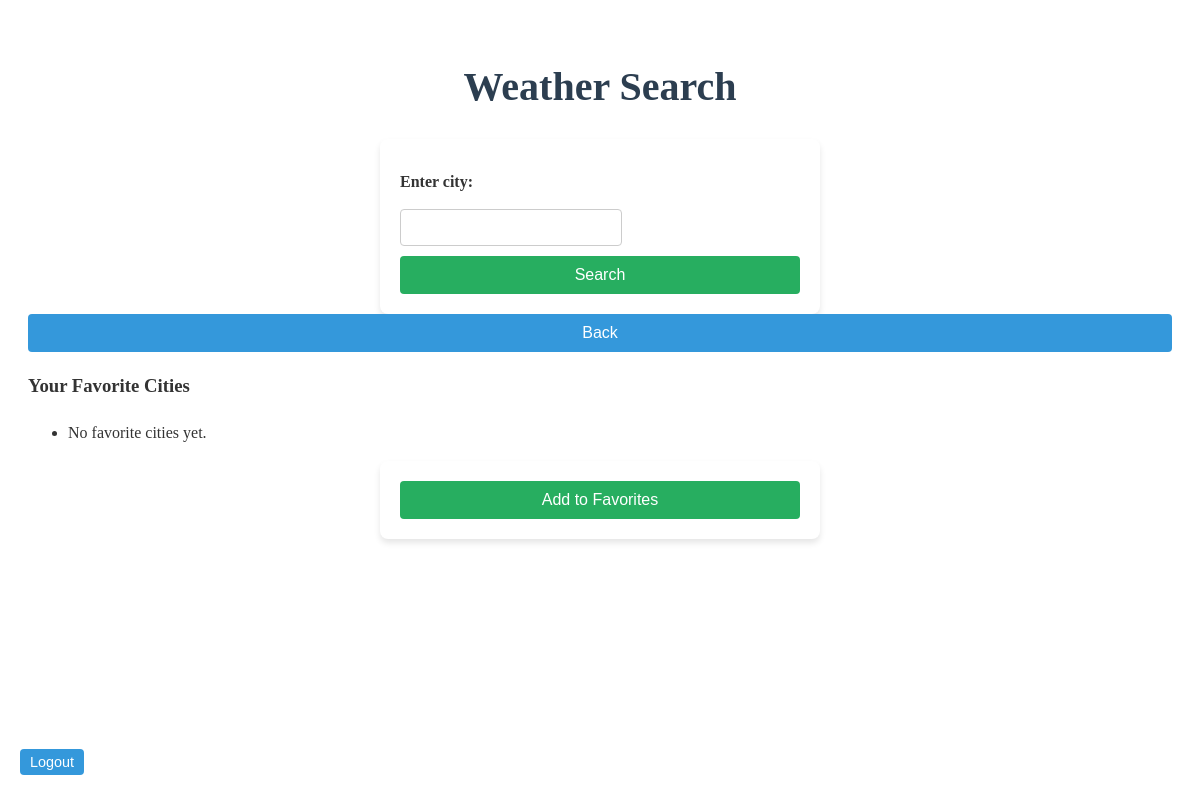
/weather/ (signed in), run on an earlier commit of the app's database.
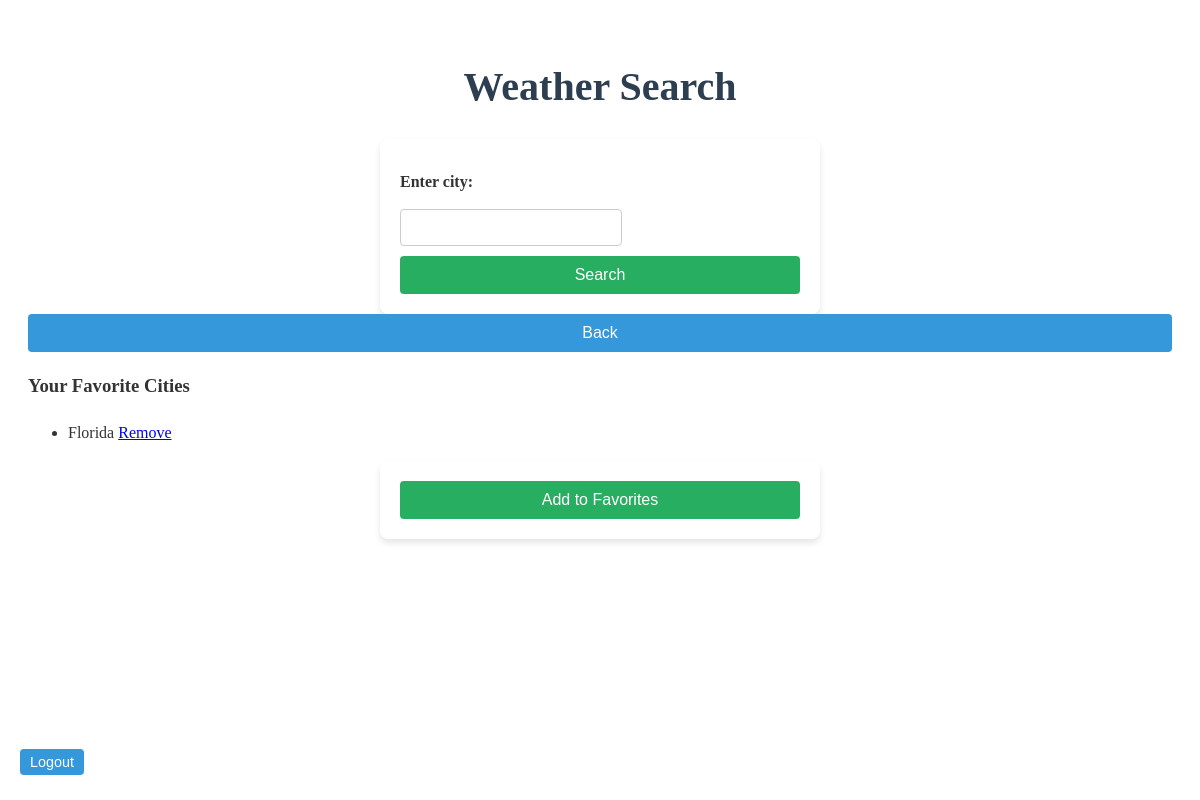
And on a later commit of the database.
### myapp/models.py (models this page shows, shortened)
class FavoriteCity(models.Model):
    user = models.ForeignKey(User, on_delete=models.CASCADE)
    city_name = models.CharField(max_length=100)

### myapp/views.py (the view, shortened to what this page needs)
# urls.py: path('weather/', views.weather_view, name='weather'),
def weather_view(request):
    api_key = 'f8995150c2e6d29062867ba7620b96f2'
    city = request.GET.get('city', '')
    weather = None
    error_message = None
    return render(request, 'weather.html', {'weather': weather, 'error_message': error_message})

### myapp/templates/weather.html (shortened to what this page needs)
<!DOCTYPE html>
<html lang="en">
<head>
    {% load static %}
    <link rel="stylesheet" href="{% static 'css/styles.css' %}">
</head>
<body>
    <h1>Weather Search</h1>
    <form method="get" action="{% url 'weather' %}">
        <label for="city">Enter city:</label>
        <input type="text" id="city" name="city" required>
        <button type="submit">Search</button>
    </form>
    <button onclick="window.history.back()">Back</button>
    {% if user.is_authenticated %}
    <h3>Your Favorite Cities</h3>
    <ul>
        {% for favorite in user.favoritecity_set.all %}
            <li>
                {{ favorite.city_name }}
                <a href="{% url 'remove_favorite' favorite.city_name %}">Remove</a>
            </li>
        {% empty %}
            <li>No favorite cities yet.</li>
        {% endfor %}
    </ul>
{% endif %}
<form method="POST" action="{% url 'add_favorite' %}">
    <button type="submit">Add to Favorites</button>
</form>
<a href="#" onclick="document.getElementById('logout-form').submit();">
    <button class="logout-btn">Logout</button>
</a>
</body>
</html>

### weather/static/css/styles.css (style rules this page uses)
body { color: #333; padding: 20px; line-height: 1.6; }
h1 { text-align: center; color: #2c3e50; font-size: 2.5rem; margin-bottom: 20px; }
form { max-width: 400px; margin: 0 auto; background-color: #ffffff; padding: 20px; border-radius: 8px; box-shadow: 0 4px 6px rgba(0, 0, 0, 0.1); }
label { display: block; margin: 10px 0 5px; font-weight: bold; }
input[type="text"], input[type="password"] { width: 100%; padding: 10px; margin: 10px 0; border: 1px solid #ccc; border-radius: 4px; }
button { background-color: #3498db; color: white; padding: 10px; border: none; border-radius: 4px; cursor: pointer; width: 100%; font-size: 1rem; }
input[type="text"] { width: 50%; padding: 10px; border-radius: 4px; margin-right: 10px; }
button[type="submit"] { background-color: #27ae60; padding: 10px 20px; font-size: 1rem; }
button.logout-btn { font-size: 0.9rem; padding: 5px 10px; width: auto; position: fixed; bottom: 20px; left: 20px; margin: 5px 0; }

What changed in the data, as far as the page shows it:
added FavoriteCity: city_name "Florida"
Also different on the page:
text no longer shown: "No favorite cities yet."
